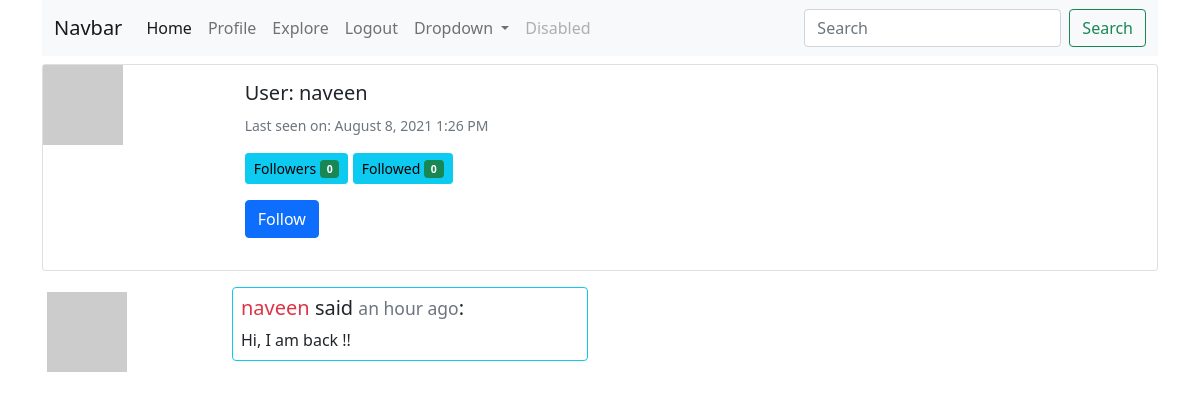
/user/naveen (signed in), run on an earlier commit of the app's database.
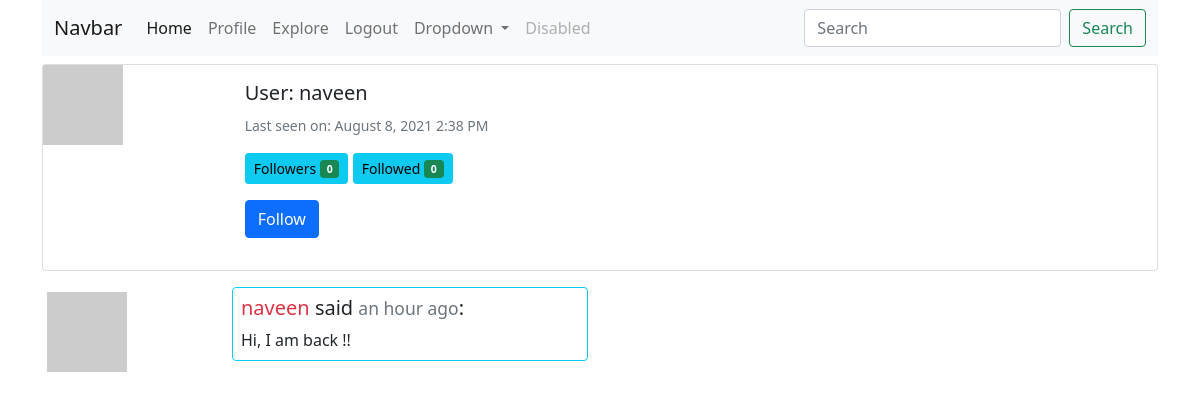
And on a later commit of the database.
### app/models.py (models this page shows, shortened)
class User(UserMixin, db.Model):
    id = db.Column(db.Integer, primary_key=True)
    username = db.Column(db.String(64), index=True, unique=True)
    email = db.Column(db.String(120), index=True, unique=True)
    password_hash = db.Column(db.String(128))
    posts = db.relationship('Post', backref='author', lazy='dynamic')
    about_me = db.Column(db.String(140))
    last_seen = db.Column(db.DateTime, default=datetime.utcnow)
    followed = db.relationship(
        'User', secondary=followers,
        primaryjoin = (followers.c.follower_id == id),
        secondaryjoin = (followers.c.followed_id == id),
        backref = db.backref('followers', lazy='dynamic'), lazy='dynamic')
    def avatar(self, size):
        digest = md5(self.email.lower().encode('utf-8')).hexdigest()
        return f'https://gravatar.com/avatar/{digest}?d=identicon&s={size}'
    def is_following(self, user):
        return self.followed.filter(
            followers.c.followed_id == user.id).count() > 0

### app/routes.py (the view)
@app.route('/user/<username>')
@login_required
def user(username):
    form = EmptyForm()
    user = User.query.filter_by(username=username).first_or_404()
    page = request.args.get('page', default=1, type=int)
    posts = user.posts.order_by(Post.timestamp.desc()).paginate(
        page, app.config['POSTS_PER_PAGE'], False)
    next_url = url_for('user', username=username, page=posts.next_num) if posts.has_next else None
    prev_url = url_for('user', username=username, page=posts.prev_num) if posts.has_prev else None
    return render_template('user.html', title=username, user=user, posts=posts.items, form=form,
                            next_url=next_url, prev_url=prev_url)

### app/forms.py
class EmptyForm(FlaskForm):
    submit = SubmitField('Follow/unfollow')

### app/models.py (called while the page is built)
@login.user_loader
def load_user(id):
    return User.query.get(int(id))

### app/routes.py (called while the page is built)
@app.before_request
def before_request():
    if current_user.is_authenticated:
        current_user.last_seen = datetime.utcnow()
        db.session.commit()

### app/templates/user.html (shortened to what this page needs)
{% extends 'base.html' %}
{% block content %}
<div class="card mb-3">
    <div class="row g-0">
        <div class="col-md-2">
            <img src="{{ user.avatar(64) }}" alt="avatar of {{ user.username }}">
        </div>
        <div class="col-md-4">
            <div class="card-body">
                <h5 class="card-title">User: {{ user.username }}</h5>
                {% if user.last_seen %}<p class="card-text"><small class="text-muted">Last seen on: {{ moment(user.last_seen).format('LLL') }}</small></p>{% endif %}
                <button type="button" class="btn btn-info btn-sm">
                    Followers <span class="badge bg-success">{{ user.followers.count() }}</span>
                </button>
                <button type="button" class="btn btn-info btn-sm">
                    Followed <span class="badge bg-success">{{ user.followed.count() }}</span>
                </button>
                <br>
                {% if user == current_user %}
                <a href="{{ url_for('edit_profile') }}" class="card-link">Edit your profile</a>
                {% elif not current_user.is_following(user) %}
                <p>
                    <form action="{{ url_for('follow', username=user.username) }}" method="POST">
                        {{ form.submit(value='Follow', class_="btn btn-primary") }}
                    </form>
                </p>
                {% endif %}
            </div>
        </div>
    </div>
</div>
{% for post in posts %}
{% include '_post.html' %}
{% endfor %}
{% endblock content %}

What changed in the data, as far as the page shows it:
changed User "naveen": last_seen "August 8, 2021 1:26 PM" → "August 8, 2021 2:38 PM"
